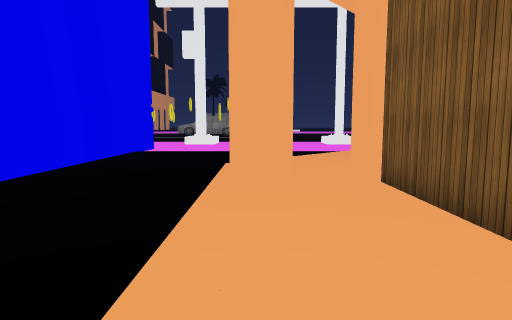
view 1 (above)

24 first-person views from a walk through a scene from a Unity 3-D project. The camera is 1.5 m above the floor, tilts 6° down and sees 75° across. The floor is counted in squares, 2 m on a side. Each view is taken from the middle of a square. On the plan, view 1 faces up. The plan holds only what a view shows up to about 11 squares ahead; the rest is blank. The place goes on beyond the plan. Some surface patterns are stand-ins.

view 2
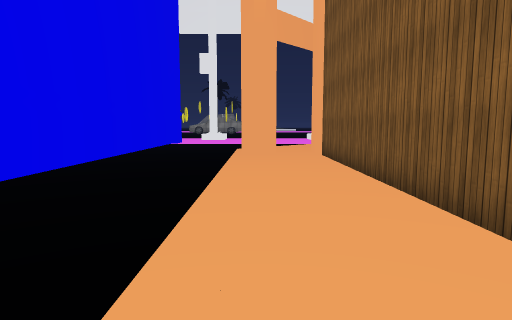

view 3
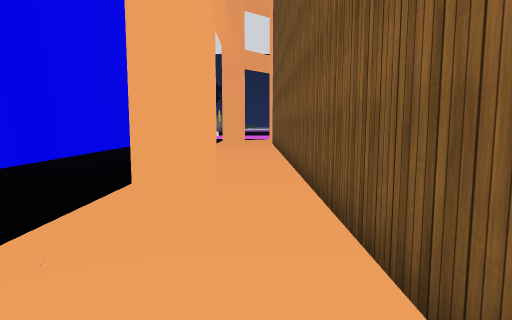

view 4
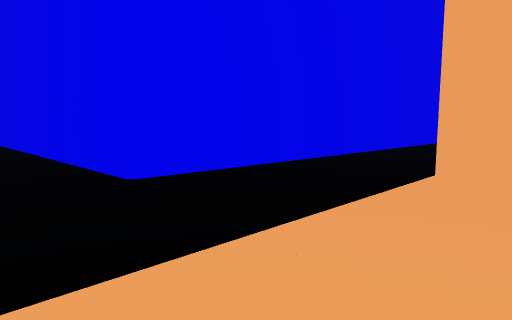

view 5
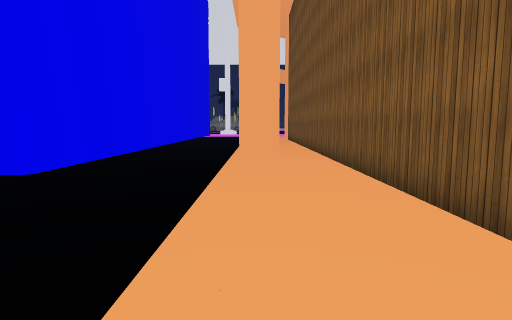

view 6
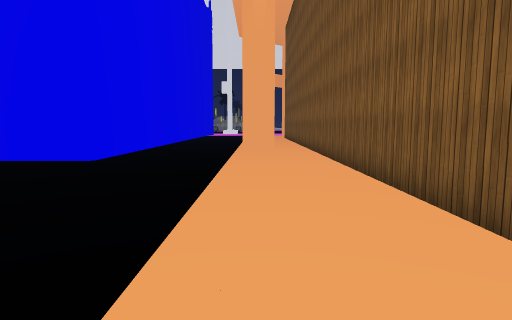

view 7
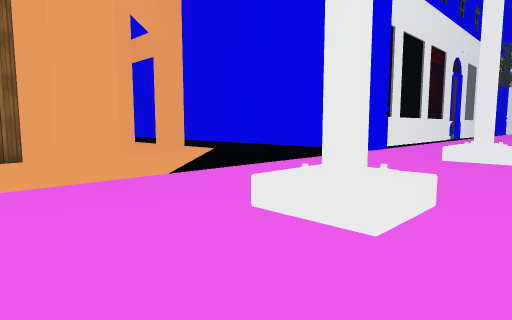

view 8
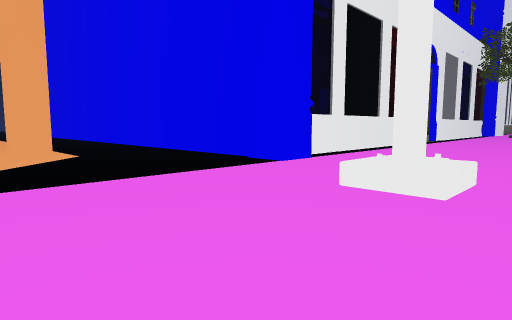

view 9
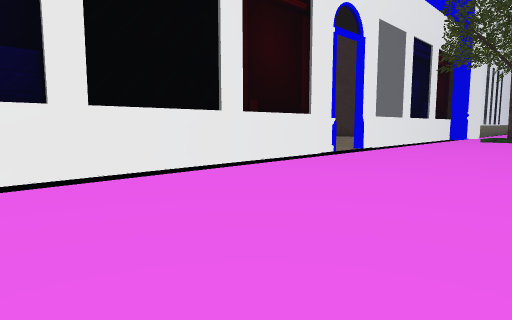

view 10
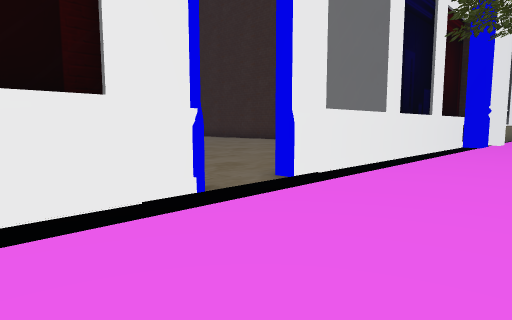

view 11
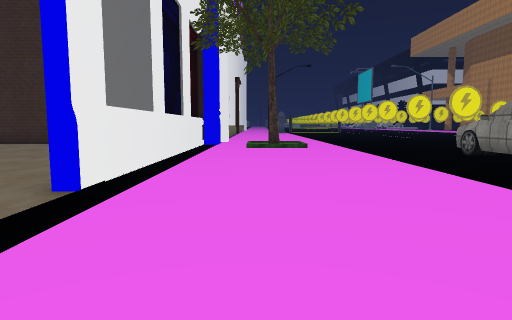

view 12
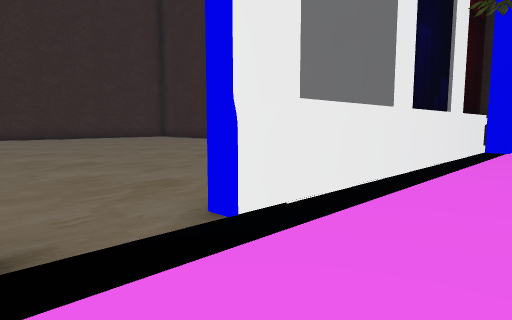

view 13
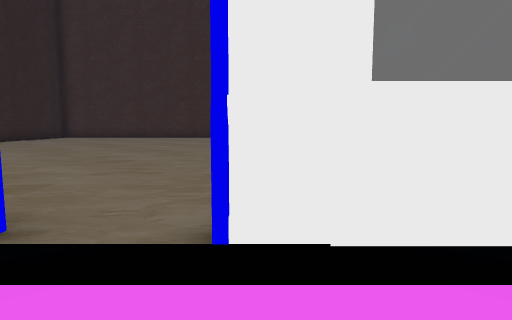

view 14
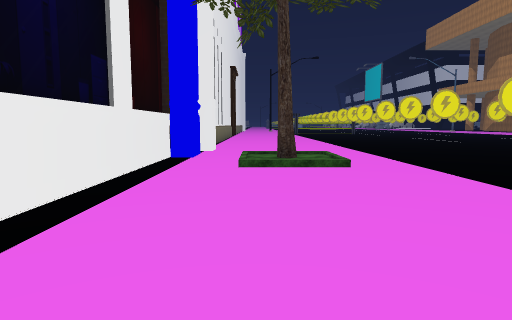

view 15
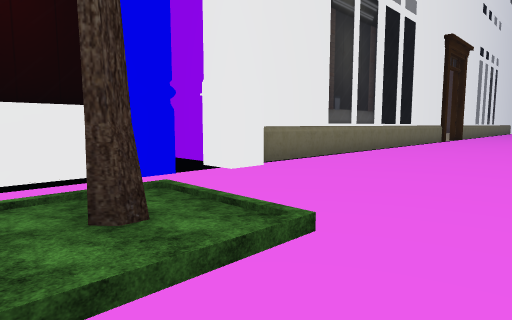

view 16
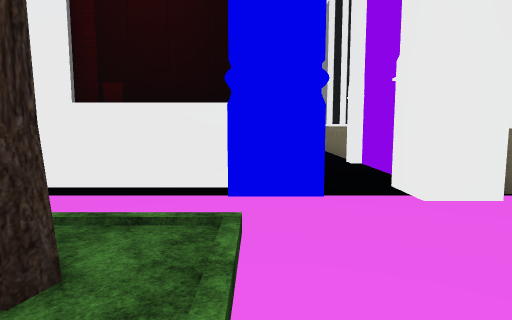

view 17
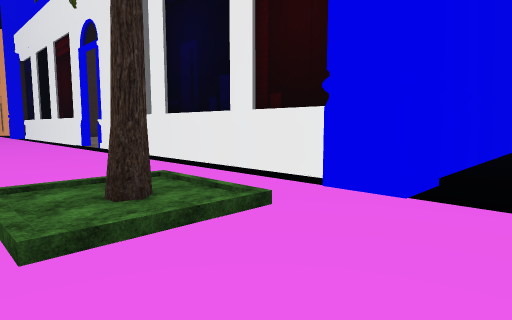

view 18
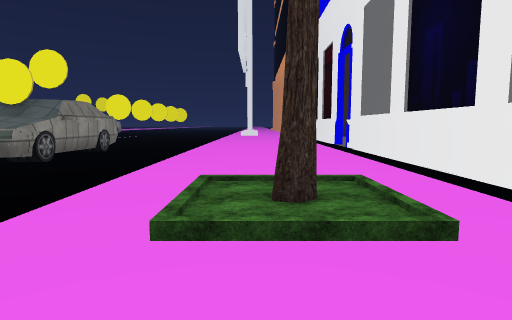

view 19
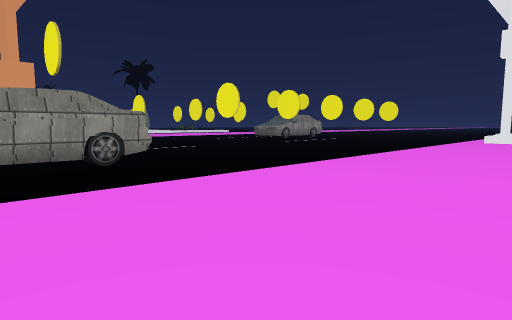

view 20
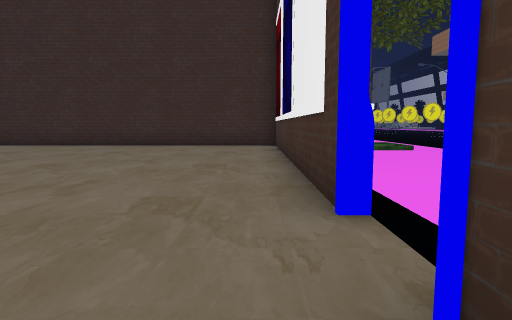

view 21
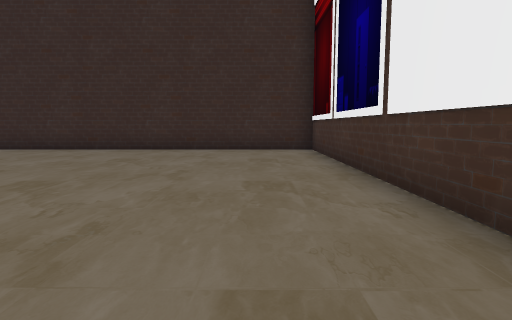

view 22
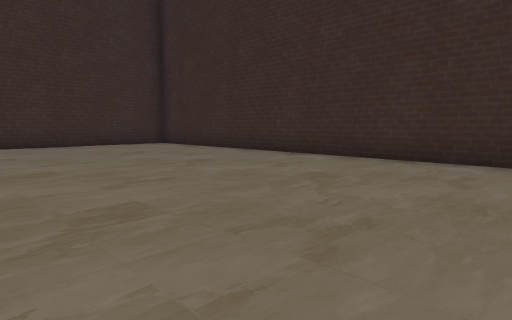

view 23
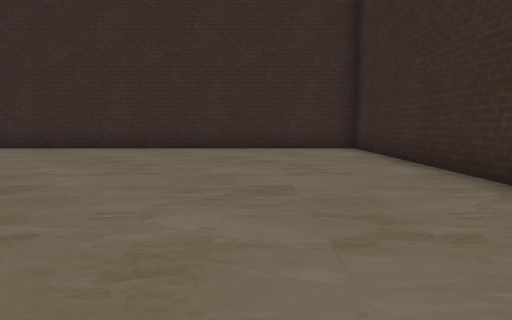

view 24
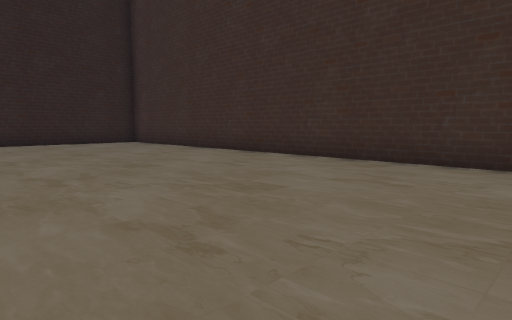

### Floor plan
Key: @ floor where view 1 was taken; # wall or solid block; . main floor; : floor 0.25 m higher than the main floor; - floor 0.25 m lower than the main floor; / step, stairs or slope; ^ raised ledge; O other object.
Columns run from 33 left of view 1 to 6 right of it. Each row starts with its distance up from view 1.
 18              #####
 17              ---
 16
 15       ///////////////////////  /////////
 14  .......././...................^....^^..
 13 ........./O/.................  ^....^^..
 12 ........./:/............................
 11 ........./..............................
 10 ###################/##########------/..
  9        ##.............       #     /.#.
  8        ##.............       #    /....
  7        ##..............      #   /...##
  6        ##...............     #  -..#
  5        ##................    #  -#.#
  4        ##................    #  -..#
  3         #.................   #  -..#
  2         #..................  #  -..#
  1         #.......... .......  #  -..#
  0         #..........          #  -@.#
 -1         #...........         #  -..#
 -2         #.................   #  -..#
 -3         #....................#  -..#
 -4         #................... #  -..#
 -5         #..................  #  -#.#
 -6         #.................   #  -..#
 -7         ##...............    #  -..#
 -8          #####################  -..#
 -9                                 -..#
-10                                 -..#
-11                                 -..#
-12                                 -..#
-13                                 -..#
-14                                 -..
-15                                  .

Positions as (right, up) in squares from view 1, and headings:
1: (0, 0), facing up
2: (0, -4), facing up
3: (1, -9), facing up
4: (1, -10), facing up-left
5: (0, -13), facing up
6: (0, -15), facing up
7: (6, 15), facing down-left
8: (2, 15), facing down-left
9: (-5, 15), facing down-left
10: (-11, 13), facing down-left
11: (-11, 12), facing left
12: (-13, 12), facing down-left
13: (-15, 12), facing down
14: (-16, 12), facing left
15: (-22, 15), facing down-left
16: (-24, 14), facing down
17: (-26, 14), facing down-right
18: (-26, 13), facing right
19: (-19, 11), facing up-right
20: (-12, 9), facing left
21: (-14, 8), facing left
22: (-17, 5), facing down-left
23: (-21, 3), facing down
24: (-18, -1), facing down-right
